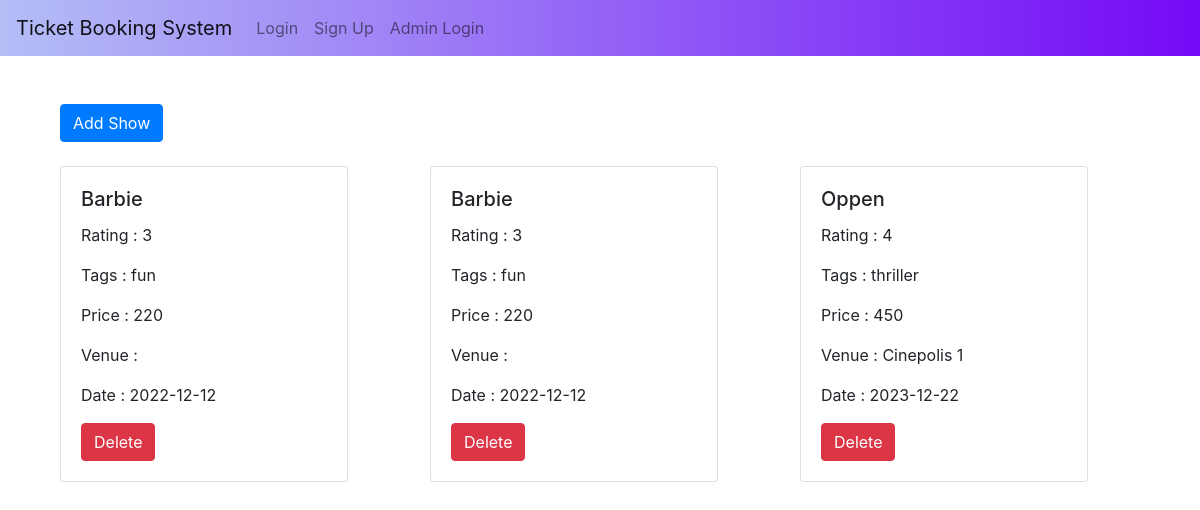
Page /show/ on the committed database.
### shows/models.py (models this page shows)
class Show(db.Model):
    __tablename__ = "show"
    id = db.Column(db.Integer, primary_key=True)
    name = db.Column(db.String, nullable=False)
    rating = db.Column(db.Integer, nullable=True)
    tag = db.Column(db.String, nullable=True)
    ticket_price = db.Column(db.Integer, nullable=False)
    updated_price = db.Column(db.Integer, nullable=True)
    venue_id = db.Column(
        db.Integer, db.ForeignKey("venue.id", ondelete="CASCADE"), nullable=False
    )
    date = db.Column(db.Date, nullable=False)
    ticket = db.relationship(
        "Ticket",
        cascade="all, delete",
        backref="ticket_show",
    )

### venue/models.py (models this page shows)
class Venue(db.Model):
    id = db.Column(db.Integer, primary_key=True)
    name = db.Column(db.String, nullable=False)
    place = db.Column(db.String, nullable=True)
    capacity = db.Column(db.Integer, nullable=True)
    screens = db.Column(db.Integer, nullable=False)
    show = db.relationship("Show", cascade="all, delete", backref="show_venue")

### shows/views.py (the view)
@show.route("/", methods=["GET"])
def shows():
    if request.method == "GET":
        shows = Show.query.all()
        return render_template("show.html", shows=shows, user=current_user)

### website/templates/show.html
{% extends "base.html" %} {% block title %}Login{% endblock %}
{% block content%}
<div class="container mt-4">
    <a href="http://localhost:5000/show/create" class="btn btn-primary bton-outline-primary mb-4 mt-4">Add Show</a>
    <div class="row">
        {% for show in shows %}
        <div class="col-4">
            <div class="card" style="width: 18rem;">
                <div class="card-body">
                    <h5 class="card-title">{{show.name}}</h5>
                    <p class="card-text">Rating : {{show.rating}}</p>
                    <p class="card-text">Tags : {{show.tag}}</p>
                    <p class="card-text">Price : {{show.ticket_price}}</p>
                    <p class="card-text">Venue : {{show.show_venue.name}}</p>
                    <p class="card-text">Date : {{show.date}}</p>
                    <span>
                        <a href="/show/delete/{{show.id}}" class="btn btn-danger">Delete</a>
                    </span>
                </div>
            </div>
        </div>
        {% endfor %}
    </div>
</div>
{% endblock %}

### rows in the picture
Show: name "Barbie", rating "3", tag "fun", ticket_price "220", date "2022-12-12"
Show: name "Barbie", rating "3", tag "fun", ticket_price "220", date "2022-12-12"
Show: name "Oppen", rating "4", tag "thriller", ticket_price "450", show_venue.name "Cinepolis 1", date "2023-12-22"
